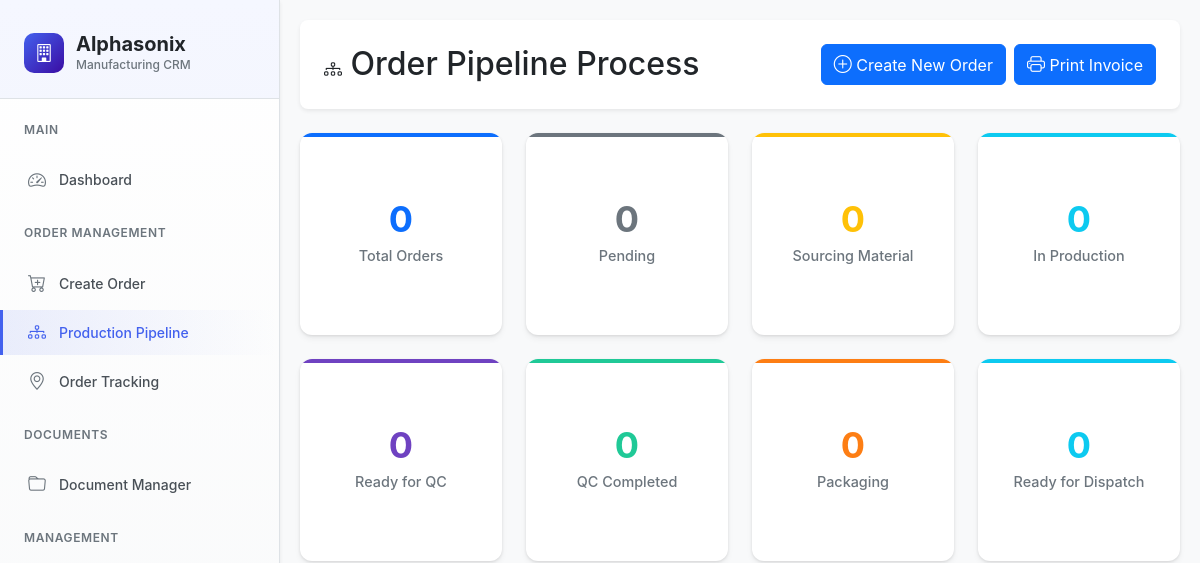
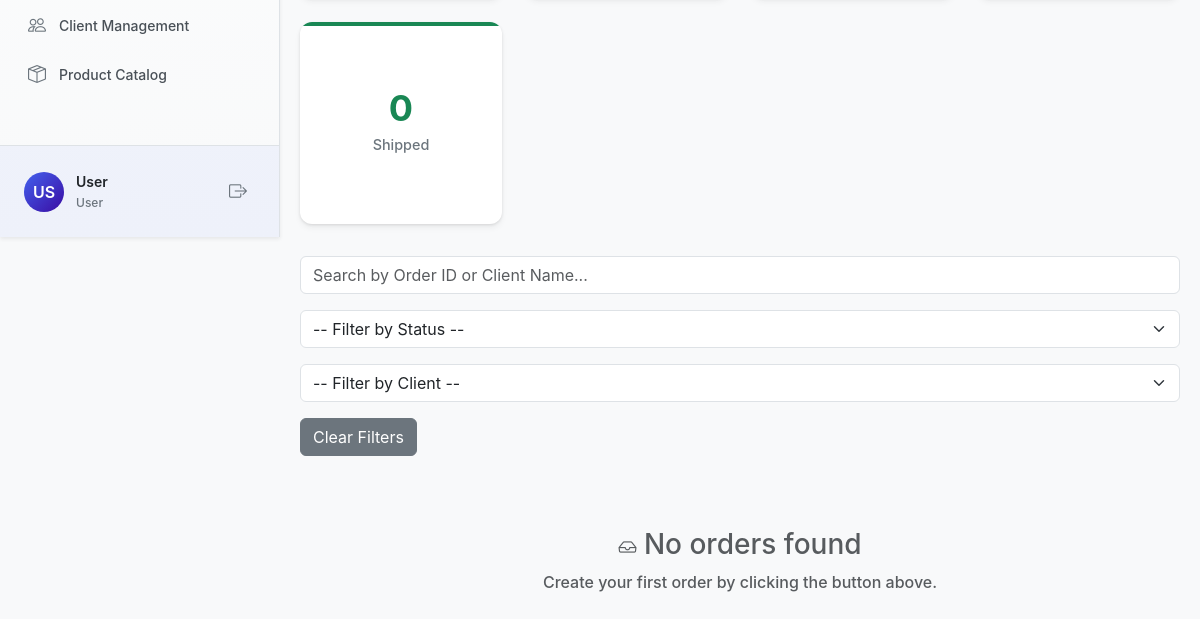
The app's page /pipeline.php, older data (2 pictures, top to bottom).
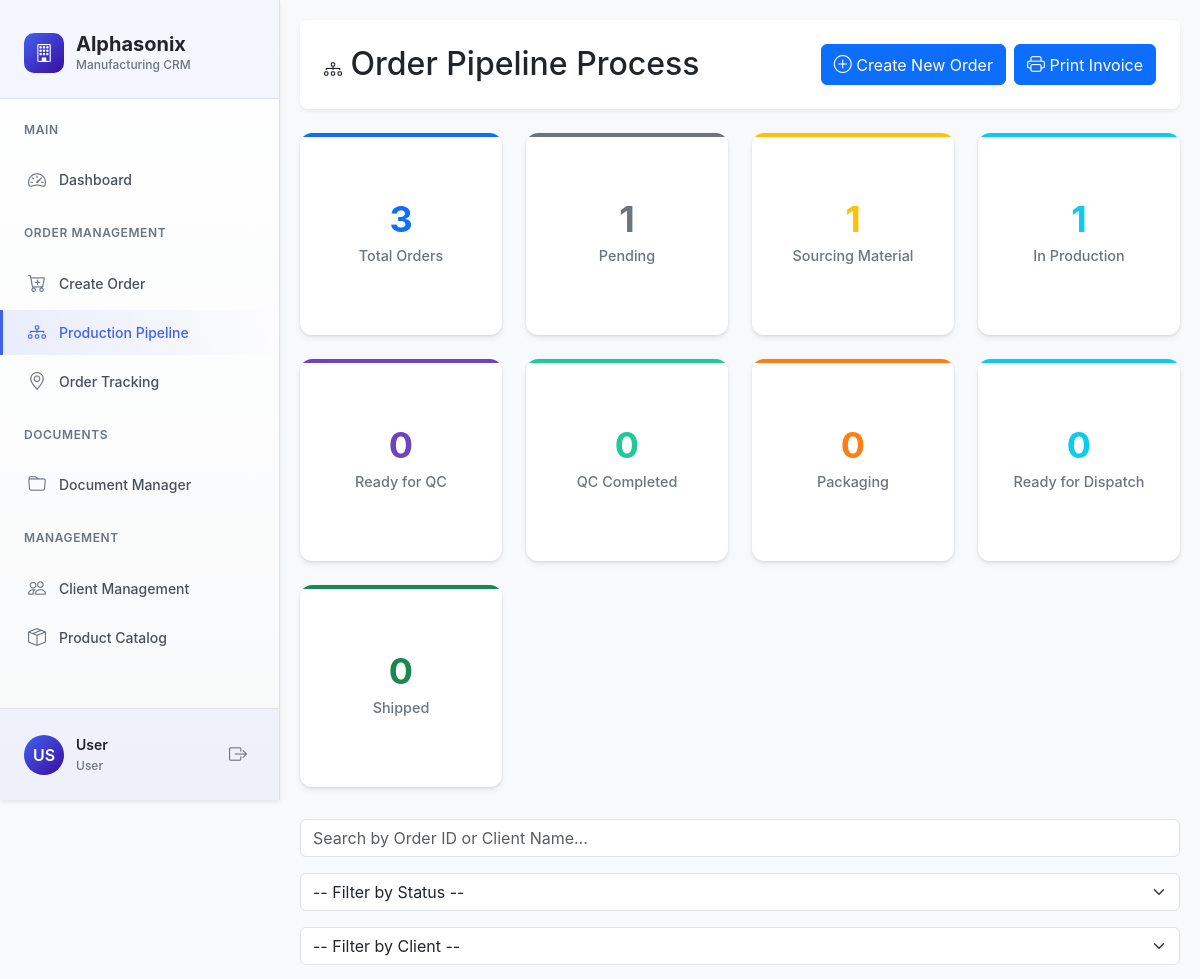
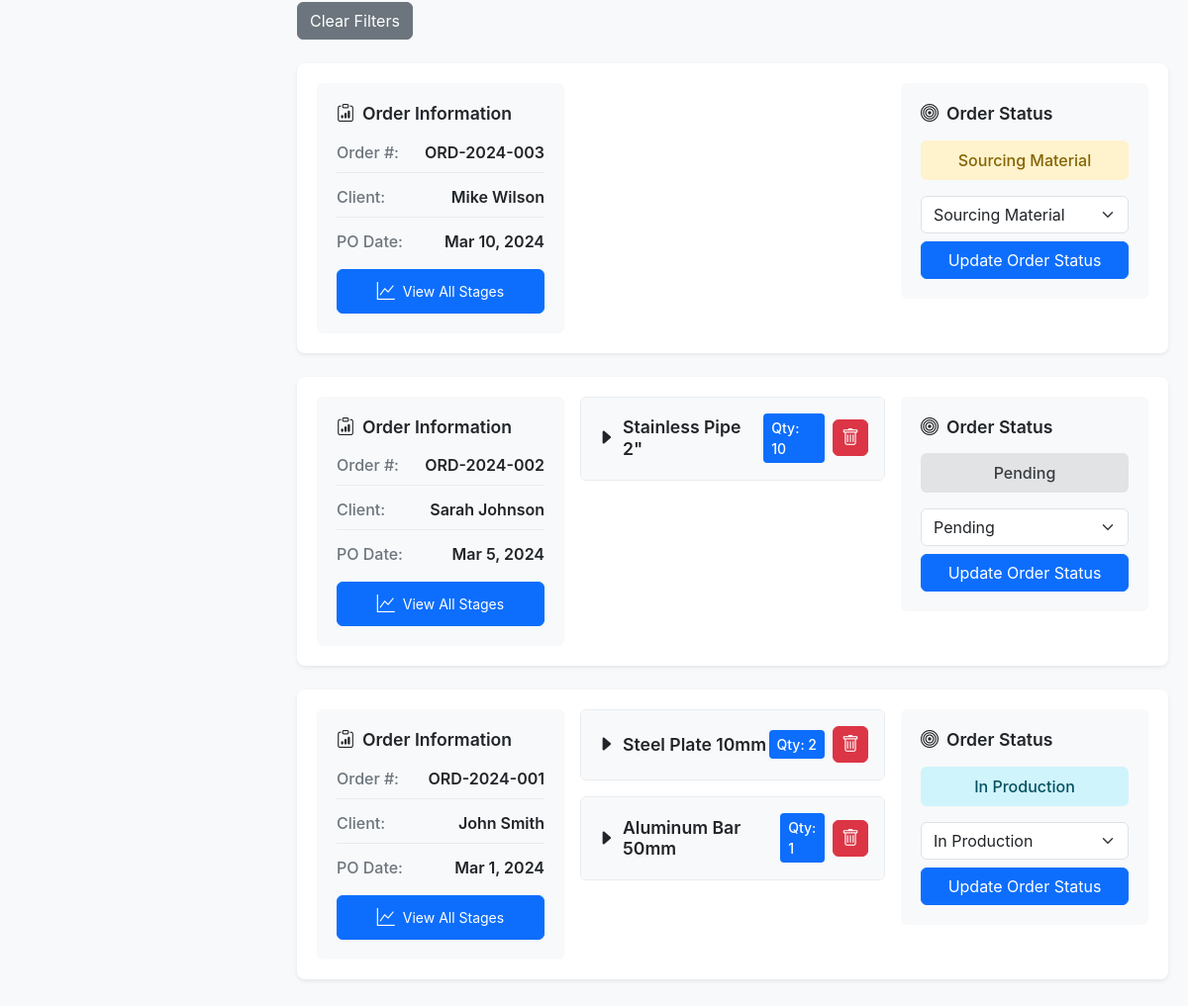
The same page, newer data (2 pictures, top to bottom).
### tables this page shows
CREATE TABLE IF NOT EXISTS orders (
    id INT AUTO_INCREMENT PRIMARY KEY,
    order_id VARCHAR(50) UNIQUE NOT NULL,
    customer_id INT NOT NULL,
    po_number VARCHAR(50),
    po_date DATE NOT NULL,
    delivery_date DATE,
    due_date DATE,
    status ENUM('Pending', 'Sourcing Material', 'In Production', 'Ready for QC', 'QC Completed', 'Packaging', 'Ready for Dispatch', 'Shipped') DEFAULT 'Pending',
    total_amount DECIMAL(15,2) DEFAULT 0.00,
    priority ENUM('normal', 'high', 'urgent') DEFAULT 'normal',
    notes TEXT,
    created_by INT,
    payment_terms VARCHAR(50) DEFAULT 'Net 30',
    shipping_method VARCHAR(50) DEFAULT 'Standard',
    shipping_cost DECIMAL(10,2) DEFAULT 0.00,
    tax_rate DECIMAL(5,2) DEFAULT 0.00,
    drawing_filename VARCHAR(255),
    inspection_reports JSON,
    created_at TIMESTAMP DEFAULT CURRENT_TIMESTAMP,
    updated_at TIMESTAMP DEFAULT CURRENT_TIMESTAMP ON UPDATE CURRENT_TIMESTAMP,
    FOREIGN KEY (customer_id) REFERENCES customers(id) ON DELETE CASCADE
);

CREATE TABLE IF NOT EXISTS order_items (
    id INT AUTO_INCREMENT PRIMARY KEY,
    order_id INT NOT NULL,
    product_id INT,
    serial_no VARCHAR(50) NOT NULL,
    name VARCHAR(255) NOT NULL,
    dimensions VARCHAR(100),
    description TEXT,
    quantity INT DEFAULT 1,
    unit_price DECIMAL(15,2) DEFAULT 0.00,
    total_price DECIMAL(15,2) DEFAULT 0.00,
    item_status ENUM('Pending', 'Sourcing Material', 'In Production', 'Ready for QC', 'QC Completed', 'Packaging', 'Ready for Dispatch', 'Shipped') DEFAULT 'Pending',
    drawing_filename VARCHAR(255),
    original_filename VARCHAR(255),
    raw_materials JSON,
    machining_processes JSON,
    inspection_data JSON,
    packaging_lots JSON,
    created_at TIMESTAMP DEFAULT CURRENT_TIMESTAMP,
    FOREIGN KEY (order_id) REFERENCES orders(id) ON DELETE CASCADE,
    FOREIGN KEY (product_id) REFERENCES products(id) ON DELETE SET NULL
);

### functions.php (called while the page is built, shortened)
<?php
function getCustomers($search = '', $status = '', $limit = null) {
    $conn = getDbConnection();
    $sql = "SELECT * FROM customers WHERE 1=1";
    $params = [];
    $sql .= " ORDER BY created_at DESC";
    $stmt = $conn->prepare($sql);
    $stmt->execute($params);
    return $stmt->fetchAll(PDO::FETCH_ASSOC);
}
function getOrders($search = '', $status = '', $customer_id = '', $limit = null) {
    $conn = getDbConnection();
    $sql = "SELECT o.*, c.name as customer_name FROM orders o
            LEFT JOIN customers c ON o.customer_id = c.id
            WHERE 1=1";
    $params = [];
    $sql .= " ORDER BY o.created_at DESC";
    $stmt = $conn->prepare($sql);
    $stmt->execute($params);
    return $stmt->fetchAll(PDO::FETCH_ASSOC);
}
function getOrderItems($orderId) {
    $conn = getDbConnection();
    $orderStmt = $conn->prepare("SELECT id FROM orders WHERE order_id = ?");
    $orderStmt->execute([$orderId]);
    $order = $orderStmt->fetch(PDO::FETCH_ASSOC);
    $stmt = $conn->prepare("SELECT * FROM order_items WHERE order_id = ? ORDER BY id");
    $stmt->execute([$order['id']]);
    $items = $stmt->fetchAll(PDO::FETCH_ASSOC);
    $formattedItems = [];
    foreach ($items as $item) {
        $formattedItem = [
            'S.No' => $item['serial_no'],
            'Name' => $item['name'],
            'Dimensions' => $item['dimensions'],
            'Description' => $item['description'],
            'quantity' => $item['quantity'],
            'unit_price' => $item['unit_price'],
            'total_price' => $item['total_price'],
            'item_status' => $item['item_status'],
            'drawing_filename' => $item['drawing_filename'],
            'original_filename' => $item['original_filename'],
            'raw_materials' => !empty($item['raw_materials']) ? json_decode($item['raw_materials'], true) : [],
            'machining_processes' => !empty($item['machining_processes']) ? json_decode($item['machining_processes'], true) : [],
            'inspection_data' => !empty($item['inspection_data']) ? json_decode($item['inspection_data'], true) : [],
            'packaging_lots' => !empty($item['packaging_lots']) ? json_decode($item['packaging_lots'], true) : []
        ];
        $formattedItems[] = $formattedItem;
    }
    return $formattedItems;
}
?>

### pipeline.php (the view, shortened to what the rows shown need)
<?php
require_once 'functions.php';
$STANDARD_STATUSES = [
    'Pending',
    'Sourcing Material',
    'In Production',
    'Ready for QC',
    'QC Completed',
    'Packaging',
    'Ready for Dispatch',
    'Shipped'
];
$orders = getOrders();
$customers = getCustomers();
$customerMap = array_column($customers, 'name', 'id');
?>
<!DOCTYPE html>
<html lang="en">
<head>
    <link href="https://cdn.jsdelivr.net/npm/bootstrap@5.3.0/dist/css/bootstrap.min.css" rel="stylesheet">
    <link rel="stylesheet" href="https://cdn.jsdelivr.net/npm/bootstrap-icons@1.10.0/font/bootstrap-icons.css">
</head>
<body>
    <?php include 'sidebar.php'; ?>
    <div class="main-content">
        <div class="pipeline-container">
            <div class="pipeline-header">
                <h2 class="mb-0"><i class="bi bi-diagram-3"></i> Order Pipeline Process</h2>
            </div>
            <div class="pipeline-content" id="printable-area">
                <?php if (empty($orders)): ?>
                    <div class="text-center py-5 text-muted">
                        <h3><i class="bi bi-inbox"></i> No orders found</h3>
                        <p>Create your first order by clicking the button above.</p>
                    </div>
                <?php else: ?>
                    <?php foreach (array_reverse($orders) as $order):
                        $deadline_class = '';
                    ?>
                        <div class="order-card <?= $deadline_class ?>" data-status="<?= htmlspecialchars($order['status'] ?? 'Pending') ?>"
                            data-customer-id="<?= htmlspecialchars($order['customer_id']) ?>">
                            <div class="order-content">
                                <div class="order-details">
                                    <h3><i class="bi bi-clipboard-data"></i> Order Information</h3>
                                    <div class="order-info">
                                        <div class="order-info-item">
                                            <span class="order-info-label">Order #:</span>
                                            <span class="order-info-value"><?= htmlspecialchars($order['order_id']) ?></span>
                                        </div>
                                        <div class="order-info-item">
                                            <span class="order-info-label">Client:</span>
                                            <span class="order-info-value"><?= htmlspecialchars($customerMap[$order['customer_id']] ?? 'N/A') ?></span>
                                        </div>
                                        <div class="order-info-item">
                                            <span class="order-info-label">PO Date:</span>
                                            <span class="order-info-value"><?= date('M j, Y', strtotime($order['po_date'])) ?></span>
                                        </div>
                                    </div>
                                    <div class="no-print mt-3 d-flex flex-column gap-2">
                                        <a href="order-stages-view.php?id=<?= urlencode($order['order_id']) ?>"
                                            class="btn btn-primary text-center">
                                            <i class="bi bi-graph-up"></i> View All Stages
                                        </a>
                                    </div>
                                </div>
                                <div class="workflow-section">
                                    <?php
                                    $items = getOrderItems($order['order_id']);
                                    foreach ($items as $itemIndex => $item):
                                    ?>
                                        <div class="item-card">
                                            <div class="item-header">
                                                <h4 class="item-title">
                                                    <span class="toggle-icon"><i class="bi bi-caret-right-fill"></i></span>
                                                    <?= htmlspecialchars($item['Name'] ?? 'N/A') ?>
                                                </h4>
                                                <div class="d-flex gap-2 align-items-center">
                                                    <div class="item-quantity">Qty: <?= htmlspecialchars($item['quantity']) ?></div>
                                                    <form action="pipeline.php" method="post" class="m-0 no-print"
                                                        onsubmit="return confirm('Delete this item from the order?');">
                                                        <button type="submit" name="delete_item" class="btn btn-danger btn-small"
                                                            title="Delete this item"><i class="bi bi-trash"></i></button>
                                                    </form>
                                                </div>
                                            </div>
                                        </div>
                                    <?php endforeach; ?>
                                </div>
                                <div class="status-control">
                                    <h3><i class="bi bi-bullseye"></i> Order Status</h3>
                                    <div class="status-badge status-<?= strtolower(str_replace(' ', '-', $order['status'] ?? 'pending')) ?>">
                                        <?= htmlspecialchars($order['status'] ?? 'Pending') ?>
                                    </div>
                                    <form action="pipeline.php" method="post" class="no-print mt-3">
                                        <select name="new_status" class="form-select mb-2">
                                            <?php foreach ($STANDARD_STATUSES as $status): ?>
                                                <option value="<?= $status ?>" <?= ($order['status'] ?? 'Pending') == $status ? 'selected' : '' ?>><?= $status ?></option>
                                            <?php endforeach; ?>
                                        </select>
                                        <button type="submit" name="update_status" class="btn btn-primary w-100">Update Order Status</button>
                                    </form>
                                </div>
                            </div>
                        </div>
                    <?php endforeach; ?>
                <?php endif; ?>
            </div>
        </div>
    </div>
</body>
</html>

Row changes from the older to the newer data that the page shows:
added orders: order "ORD-2024-003", customer "Mike Wilson", po_date "Mar 10, 2024", status "Sourcing Material", new_status "Sourcing Material"
added orders: order "ORD-2024-002", customer "Sarah Johnson", po_date "Mar 5, 2024", status "Pending", new_status "Pending"
added order_items: name "Stainless Pipe 2\"", quantity "10", shown under "ORD-2024-002"
added orders: order "ORD-2024-001", customer "John Smith", po_date "Mar 1, 2024", status "In Production", new_status "In Production"
added order_items: name "Steel Plate 10mm", quantity "2", shown under "ORD-2024-001"
added order_items: name "Aluminum Bar 50mm", quantity "1", shown under "ORD-2024-001"
Text that changed along with them:
$statusCounts['Total']: "0" → "3"
new list line: "1 Pending"
new list line: "1 Sourcing Material"
new list line: "1 In Production"
list line gone: "0 Pending"
list line gone: "0 Sourcing Material"
list line gone: "0 In Production"
text no longer shown: "No orders found Create your first order by clicking the button above."
